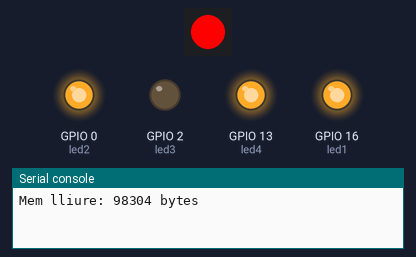
The program below on a simulated ESP8266 board running MicroPython. Parts: 1 RGB LEDs in strip order, left to right, output pins drawn as LEDs (lit = HIGH, except the on-board LED, lit = LOW), the last lines printed to the serial console.

Above: at 0.05 s.
At 8.89 s:
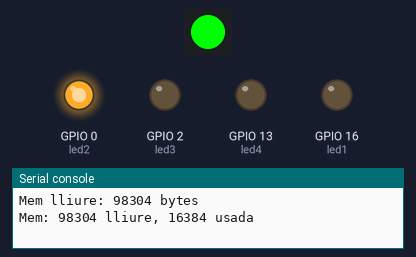
At 14.27 s:
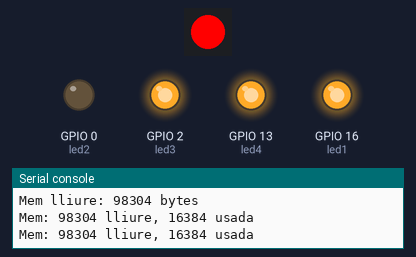
At 19.28 s:
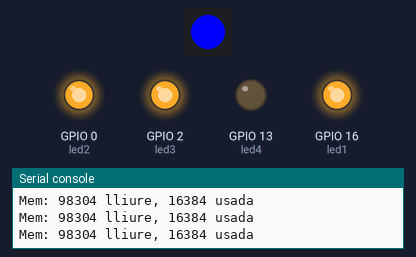
At 29.99 s:
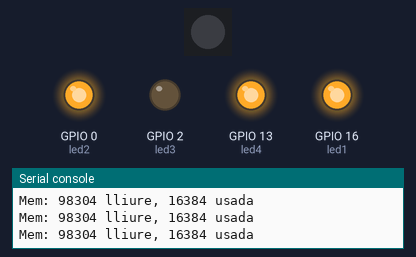
At 39.76 s:
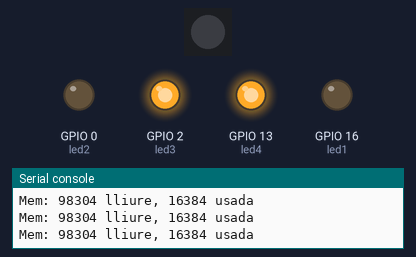
Timing chart, 0 to 40.0 s (numbered marks = the images above):
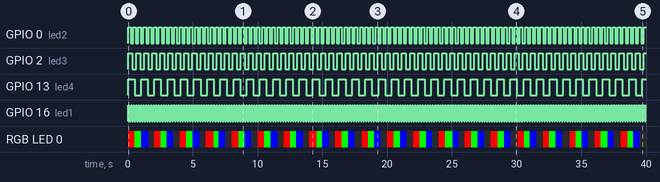

Measured:
- by itself, GPIO 0 (led2): alternates HIGH for 0.20 s and LOW for 0.20 s
- by itself, GPIO 2 (led3): alternates HIGH for 0.31 s and LOW for 0.31 s
- by itself, GPIO 13 (led4): alternates HIGH for 0.51 s and LOW for 0.51 s
- by itself, GPIO 16 (led1): alternates HIGH for 0.10 s and LOW for 0.10 s
- by itself, RGB LED 0: off → RGB(255, 0, 0) at 0.00 s, → RGB(0, 255, 0) 0.51 s later, → RGB(0, 0, 255) 0.51 s later, → off 0.57 s later, … (80 changes in this stretch)

The program:

exercici02.py
```python
import uasyncio as asyncio
import gc
from machine import Pin
import neopixel

gc.collect()
print("Mem lliure:", gc.mem_free(), "bytes")

led1 = Pin(16, Pin.OUT)
led2 = Pin(0, Pin.OUT)
led3 = Pin(2, Pin.OUT)
led4 = Pin(13, Pin.OUT)

pin_np = Pin(15, Pin.OUT)
np = neopixel.NeoPixel(pin_np, 1)

async def tasca_led1():
    while True:
        led1.on()
        await asyncio.sleep_ms(97)
        led1.off()
        await asyncio.sleep_ms(97)

async def tasca_led2():
    while True:
        led2.on()
        await asyncio.sleep_ms(199)
        led2.off()
        await asyncio.sleep_ms(199)

async def tasca_led3():
    while True:
        led3.on()
        await asyncio.sleep_ms(311)
        led3.off()
        await asyncio.sleep_ms(311)

async def tasca_led4():
    while True:
        led4.on()
        await asyncio.sleep_ms(509)
        led4.off()
        await asyncio.sleep_ms(509)

async def tasca_neopixel():
    while True:
        np[0] = (255, 0, 0)
        np.write()
        await asyncio.sleep_ms(500)
        np[0] = (0, 255, 0)
        np.write()
        await asyncio.sleep_ms(500)
        np[0] = (0, 0, 255)
        np.write()
        await asyncio.sleep_ms(500)
        np[0] = (0, 0, 0)
        np.write()
        await asyncio.sleep_ms(500)

async def monitor_mem():
    while True:
        gc.collect()
        await asyncio.sleep(5)
        print("Mem:", gc.mem_free(), "lliure,", gc.mem_alloc(), "usada")

async def main():
    t1 = asyncio.create_task(tasca_led1())
    t2 = asyncio.create_task(tasca_led2())
    t3 = asyncio.create_task(tasca_led3())
    t4 = asyncio.create_task(tasca_led4())
    tn = asyncio.create_task(tasca_neopixel())
    tm = asyncio.create_task(monitor_mem())
    await asyncio.gather(t1, t2, t3, t4, tn, tm)

try:
    asyncio.run(main())
except KeyboardInterrupt:
    print("Aturat")
```
